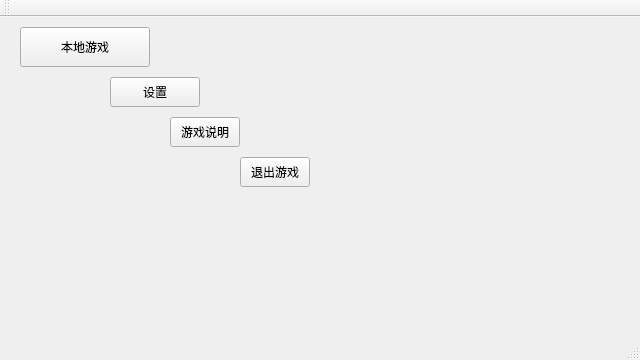
<?xml version="1.0" encoding="UTF-8"?>
<ui version="4.0">
 <class>MainWindow</class>
 <widget class="QMainWindow" name="MainWindow">
  <property name="geometry">
   <rect>
    <x>0</x>
    <y>0</y>
    <width>640</width>
    <height>360</height>
   </rect>
  </property>
  <property name="windowTitle">
   <string>∫Ndz</string>
  </property>
  <widget class="QWidget" name="centralWidget">
   <widget class="QPushButton" name="EnterGame">
    <property name="geometry">
     <rect>
      <x>20</x>
      <y>10</y>
      <width>130</width>
      <height>40</height>
     </rect>
    </property>
    <property name="text">
     <string>本地游戏</string>
    </property>
   </widget>
   <widget class="QPushButton" name="QuitGame">
    <property name="geometry">
     <rect>
      <x>240</x>
      <y>140</y>
      <width>70</width>
      <height>30</height>
     </rect>
    </property>
    <property name="text">
     <string>退出游戏</string>
    </property>
   </widget>
   <widget class="QPushButton" name="options">
    <property name="geometry">
     <rect>
      <x>110</x>
      <y>60</y>
      <width>90</width>
      <height>30</height>
     </rect>
    </property>
    <property name="text">
     <string>设置</string>
    </property>
   </widget>
   <widget class="QPushButton" name="Help">
    <property name="geometry">
     <rect>
      <x>170</x>
      <y>100</y>
      <width>70</width>
      <height>30</height>
     </rect>
    </property>
    <property name="text">
     <string>游戏说明</string>
    </property>
   </widget>
  </widget>
  <widget class="QMenuBar" name="menuBar">
   <property name="geometry">
    <rect>
     <x>0</x>
     <y>0</y>
     <width>640</width>
     <height>26</height>
    </rect>
   </property>
  </widget>
  <widget class="QToolBar" name="mainToolBar">
   <attribute name="toolBarArea">
    <enum>TopToolBarArea</enum>
   </attribute>
   <attribute name="toolBarBreak">
    <bool>false</bool>
   </attribute>
  </widget>
  <widget class="QStatusBar" name="statusBar"/>
 </widget>
 <layoutdefault spacing="6" margin="11"/>
 <resources/>
 <connections/>
</ui>
